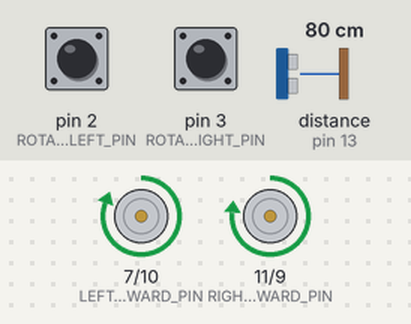
A sketch run on a simulated Arduino Uno, built with avr-gcc and run on an emulated ATmega328P. Parts: motor-driver pin pairs drawn as motors (green arrow = first pin HIGH = forward, orange = second pin HIGH = backward, longer = more drive). Wiring (inferred from the names in the program): ultrasonic range finder: trigger pin 12; echo pin 13. Inputs (shaded band) come from the test bench; at power-on: pin 3 (ROTATION_RIGHT_PIN) HIGH, pin 2 (ROTATION_LEFT_PIN) HIGH, distance to the obstacle (sensor on pin 13) 80 cm. The echo pulse lasts 58.3 µs per cm; what the sketch prints to the serial monitor is not drawn.

Above: at 1.2 s.
1.3 s: pin 3 (ROTATION_RIGHT_PIN) pulled LOW for 0.15 s
At 2.5 s:
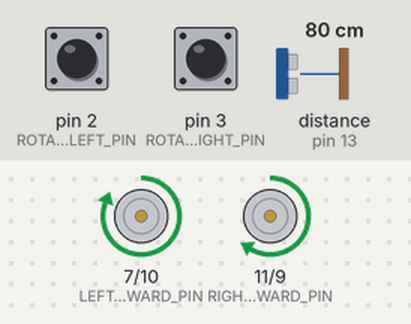
2.9 s: pin 3 (ROTATION_RIGHT_PIN) pulled LOW for 1 s
At 5.0 s:
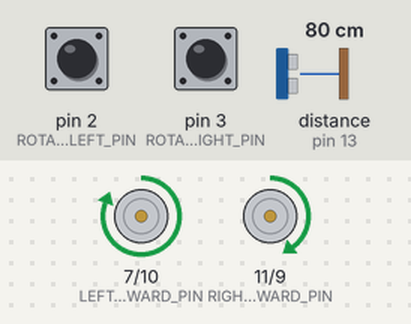
5.4 s: pin 3 (ROTATION_RIGHT_PIN) pulled LOW for 0.15 s
At 6.7 s:
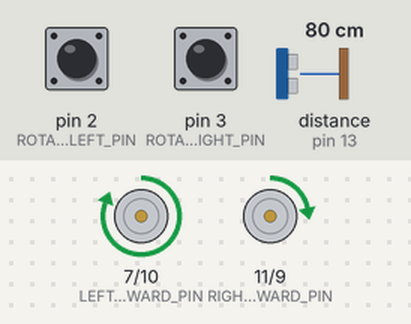
7.0 s: pin 3 (ROTATION_RIGHT_PIN) pulled LOW for 3.2 s
At 7.3 s:
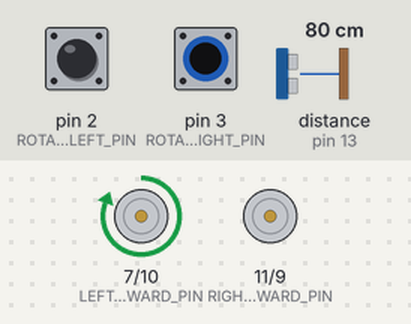
11.7 s: pin 2 (ROTATION_LEFT_PIN) pulled LOW for 0.15 s
At 12.8 s:
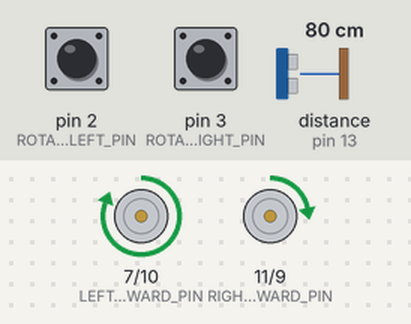
13.3 s: pin 2 (ROTATION_LEFT_PIN) pulled LOW for 1 s
At 15.3 s:
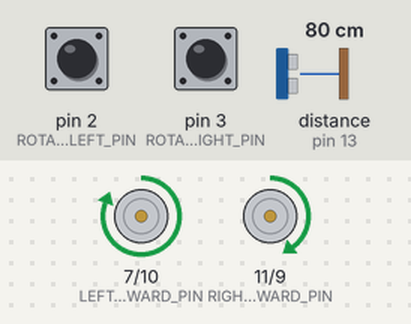
Timing chart, 0 to 16.8 s (numbered marks = the images above; inputs shaded):
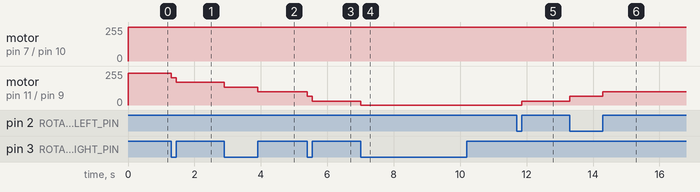

Measured:
- after the input at 1.3 s, motor on pin 11 (RIGHT_FORWARD_PIN) / pin 9 (RIGHT_BACKWARD_PIN): forward 240/255 → forward 205/255 at once, → forward 170/255 0.15 s later
- after the input at 2.9 s, motor on pin 11 (RIGHT_FORWARD_PIN) / pin 9 (RIGHT_BACKWARD_PIN): forward 170/255 → forward 135/255 at once, → forward 100/255 1.0 s later
- after the input at 5.4 s, motor on pin 11 (RIGHT_FORWARD_PIN) / pin 9 (RIGHT_BACKWARD_PIN): forward 100/255 → forward 65/255 at once, → forward 30/255 0.15 s later
- after the input at 7.0 s, motor on pin 11 (RIGHT_FORWARD_PIN) / pin 9 (RIGHT_BACKWARD_PIN): forward 30/255 → stopped at once
- after the input at 11.7 s, motor on pin 11 (RIGHT_FORWARD_PIN) / pin 9 (RIGHT_BACKWARD_PIN): stopped → forward 30/255 after 0.15 s
- after the input at 13.3 s, motor on pin 11 (RIGHT_FORWARD_PIN) / pin 9 (RIGHT_BACKWARD_PIN): forward 30/255 → forward 65/255 at once, → forward 100/255 1.0 s later

The sketch:

Object_Avoidance.ino
```cpp
///~~~~~~~~~~~~~~~~~~~~~~ MOTORS VALUES ~~~~~~~~~~~~~~~~~~~~~~
const int LEFT_BACKWARD_PIN = 10;
const int LEFT_FORWARD_PIN = 7;
const int RIGHT_FORWARD_PIN = 11;
const int RIGHT_BACKWARD_PIN = 9;

const int ROTATION_LEFT_PIN = 2;
const int ROTATION_RIGHT_PIN = 3;

// Motor speeds for straight driving
const int LEFT_FORWARD_SPEED = 255;
const int LEFT_BACKWARD_SPEED = 255;
const int RIGHT_FORWARD_SPEED = 223;
const int RIGHT_BACKWARD_SPEED = 200;

// Motor speeds for turning
const int LEFT_TURN_SPEED = 210;
const int RIGHT_TURN_SPEED = 200;

// Wheel and encoder values
const float WHEEL_DIAMETER_CM = 6.5;
const float WHEEL_CIRCUMFERENCE_CM = PI * WHEEL_DIAMETER_CM;
const float TICKS_PER_REVOLUTION = 40.0;
const float TICKS_PER_CM = TICKS_PER_REVOLUTION / WHEEL_CIRCUMFERENCE_CM;

// Ignore encoder pulses that happen too quickly (unsigned long because it's what micros() uses)
const unsigned long MINIMUM_EDGE_TIME_US = 150;

// 90 degree turn calibration
const int TURN_90_TARGET_TICKS = 32;

// Encoder counters (volatile to ensure it's always upated)
volatile unsigned long leftTickCount = 0;
volatile unsigned long rightTickCount = 0;

// Time of previous encoder pulse
volatile unsigned long lastLeftEdgeTime = 0;
volatile unsigned long lastRightEdgeTime = 0;

///~~~~~~~~~~~~~~~~~~~~~~ ULTRASOUND SENSOR VALUES ~~~~~~~~~~~~~~~~~~~~~~
// Obstacle trigger range in cm.
const float ULTRASOUND_DISTANCE_MIN = 0.0f;
const float ULTRASOUND_DISTANCE_MAX = 25.0f;

const int ULTRASOUND_TRIG_PIN = 12;
const int ULTRASOUND_ECHO_PIN = 13;

void setup() {
  Serial.begin(9600);

///~~~~~~~~~~~~~~~~~~~~~~ MOTORS SETUP ~~~~~~~~~~~~~~~~~~~~~~
  pinMode(LEFT_BACKWARD_PIN, OUTPUT);
  pinMode(LEFT_FORWARD_PIN, OUTPUT);
  pinMode(RIGHT_FORWARD_PIN, OUTPUT);
  pinMode(RIGHT_BACKWARD_PIN, OUTPUT);

  pinMode(ROTATION_LEFT_PIN, INPUT_PULLUP);
  pinMode(ROTATION_RIGHT_PIN, INPUT_PULLUP);

  // Converts encoder pin numbers into interrupt pins which are needed by attach interrupt
  int leftInterruptPin = digitalPinToInterrupt(ROTATION_LEFT_PIN);
  int rightInterruptPin = digitalPinToInterrupt(ROTATION_RIGHT_PIN);

  // when there is a change in the encoder pins, call the function leftEncoderInterrupt or rightEncoderInterrupt respectively
  attachInterrupt(leftInterruptPin, leftEncoderInterrupt, CHANGE);
  attachInterrupt(rightInterruptPin, rightEncoderInterrupt, CHANGE);

  stopMotors();

///~~~~~~~~~~~~~~~~~~~~~~ ULTRASOUND SENSOR SETUP ~~~~~~~~~~~~~~~~~~~~~~
  pinMode(ULTRASOUND_TRIG_PIN, OUTPUT);
  pinMode(ULTRASOUND_ECHO_PIN, INPUT);
}

void loop() {
  if (isObjectNearby()) {
    avoidObject();
  } else {
    moveForwardCm(10);
  }
}

///~~~~~~~~~~~~~~~~~~~~~~ MOTORS FUNCTIONS ~~~~~~~~~~~~~~~~~~~~~~
// Round a float to the nearest int by adding or removing 0.5 from the float because int to float doesn't round normally
int roundFloatToInt(float value) {
  if (value >= 0) {
    return (int)(value + 0.5);
  } else {
    return (int)(value - 0.5);
  }
}

// This function runs automatically every time the left encoder signal changes
void leftEncoderInterrupt() {
  unsigned long currentTime = micros();

  if (currentTime - lastLeftEdgeTime >= MINIMUM_EDGE_TIME_US) {
    leftTickCount = leftTickCount + 1;
    lastLeftEdgeTime = currentTime;
  }
}

// This function runs automatically every time the right encoder signal changes
void rightEncoderInterrupt() {
  unsigned long currentTime = micros();

  if (currentTime - lastRightEdgeTime >= MINIMUM_EDGE_TIME_US) {
    rightTickCount = rightTickCount + 1;
    lastRightEdgeTime = currentTime;
  }
}

// Reset both encoder counters to zero, turns interrupts off for writing to values then back on when function ends
void resetEncoderCounts() {
  noInterrupts();
  leftTickCount = 0;
  rightTickCount = 0;
  lastLeftEdgeTime = 0;
  lastRightEdgeTime = 0;
  interrupts();
}

// Get current left encoder count, put it into value, and return value, because you cannot resume interrupts after a return
unsigned long getLeftTicks() {
  long value;

  noInterrupts();
  value = leftTickCount;
  interrupts();

  return value;
}

// Get current right encoder count
unsigned long getRightTicks() {
  unsigned long value;

  noInterrupts();
  value = rightTickCount;
  interrupts();

  return value;
}

// Stop all motors
void stopMotors() {
  analogWrite(LEFT_FORWARD_PIN, 0);
  analogWrite(LEFT_BACKWARD_PIN, 0);
  analogWrite(RIGHT_FORWARD_PIN, 0);
  analogWrite(RIGHT_BACKWARD_PIN, 0);
}

// Start moving forward
void startForwardMotion() {
  analogWrite(LEFT_BACKWARD_PIN, 0);
  analogWrite(RIGHT_BACKWARD_PIN, 0);

  analogWrite(LEFT_FORWARD_PIN, LEFT_FORWARD_SPEED);
  analogWrite(RIGHT_FORWARD_PIN, RIGHT_FORWARD_SPEED);
}

// Start turning left
void startLeftTurn() {
  analogWrite(RIGHT_BACKWARD_PIN, 0);
  analogWrite(RIGHT_FORWARD_PIN, RIGHT_TURN_SPEED);
}

// Start turning right
void startRightTurn() {
  analogWrite(LEFT_BACKWARD_PIN, 0);
  analogWrite(LEFT_FORWARD_PIN, LEFT_TURN_SPEED);
}

// Avoid object moveset()
void avoidObject() {
    stopMotors();
    delay(200);

    turnRight90Degrees();
    delay(200);

    moveForwardCm(20);
    delay(200);

    turnLeft90Degrees();
    delay(200);

    moveForwardCm(40);
    delay(200);

    turnLeft90Degrees();
    delay(200);

    moveForwardCm(20);
    delay(200);

    turnRight90Degrees();
    delay(200);
}

// direction = 1 = forward
void correctMotorSpeeds(int baseSpeed, int direction) {

// See how much the wheel rotations have differed
  int difference = getRightTicks() - getLeftTicks();
// If left is going faster, this returns a negative number

// Multiplied difference (difference between ticks * X) is the difference that will be written to PWM
  difference = (difference * 35);

// Slow down right and speed up left (because right is the stronger motor)
  int rightSpeed = baseSpeed - difference;
  int leftSpeed = baseSpeed + difference;

// Constrain corrected speed between 0 and 255
  rightSpeed = constrain(rightSpeed, 0, 255);
  leftSpeed = constrain(leftSpeed, 0, 255);

// Write corrected speeds to motors
  if (direction == 1) {
    analogWrite(LEFT_BACKWARD_PIN, 0);
    analogWrite(RIGHT_BACKWARD_PIN, 0);

    analogWrite(LEFT_FORWARD_PIN, leftSpeed);
    analogWrite(RIGHT_FORWARD_PIN, rightSpeed);
  } else {
    analogWrite(LEFT_FORWARD_PIN, 0);
    analogWrite(RIGHT_FORWARD_PIN, 0);

    analogWrite(LEFT_BACKWARD_PIN, leftSpeed);
    analogWrite(RIGHT_BACKWARD_PIN, rightSpeed);
  }
}

// Move forward a given distance in centimeters
void moveForwardCm(float distanceCm) {
  int targetTicks = roundFloatToInt(distanceCm * TICKS_PER_CM);

  if (targetTicks <= 0) {
    return;
  }

  resetEncoderCounts();
  startForwardMotion();

  while (true) {
    unsigned long leftValue = getLeftTicks();
    unsigned long rightValue = getRightTicks();
    unsigned long averageTicks = (leftValue + rightValue) / 2;
    correctMotorSpeeds(240, 1);

    if (averageTicks >= (unsigned long)targetTicks) {
      break;
    }
  }

  stopMotors();
}

// Turn left by about 90 degrees
void turnLeft90Degrees() {
  int targetTicks = TURN_90_TARGET_TICKS;

  resetEncoderCounts();
  startLeftTurn();

  while (true) {
    unsigned long rightValue = getRightTicks();

    // During a left turn, the right wheel is the moving wheel
    if (rightValue >= (unsigned long)targetTicks) {
      break;
    }
  }

  stopMotors();
}

// Turn right by about 90 degrees
void turnRight90Degrees() {
  int targetTicks = TURN_90_TARGET_TICKS;

  resetEncoderCounts();
  startRightTurn();

  while (true) {
    unsigned long leftValue = getLeftTicks();

    // During a right turn, the left wheel is the moving wheel
    if (leftValue >= (unsigned long)targetTicks) {
      break;
    }
  }

  stopMotors();
}

///~~~~~~~~~~~~~~~~~~~~~~ ULTRASOUND SENSOR FUNCTIONS ~~~~~~~~~~~~~~~~~~~~~~
// Send a 10 us trigger pulse and measure echo high time.
float getUltrasoundDuration() {
  digitalWrite(ULTRASOUND_TRIG_PIN, LOW);
  delayMicroseconds(2);
  digitalWrite(ULTRASOUND_TRIG_PIN, HIGH);
  delayMicroseconds(10);
  digitalWrite(ULTRASOUND_TRIG_PIN, LOW);

  return pulseIn(ULTRASOUND_ECHO_PIN, HIGH);
}

float getUltrasoundDistance() {
  // 0.0343 cm/us is speed of sound. Is divided by 2 since it has to make a round trip
  float ultrasoundDuration = getUltrasoundDuration();
  float ultrasoundDistance = (ultrasoundDuration * 0.0343f) / 2.0f;

  Serial.print("Distance: ");
  Serial.println(ultrasoundDistance);

  return ultrasoundDistance;
}

boolean isObjectNearby() {
  float distance = getUltrasoundDistance();
  return distance > ULTRASOUND_DISTANCE_MIN && distance < ULTRASOUND_DISTANCE_MAX;
}
```
